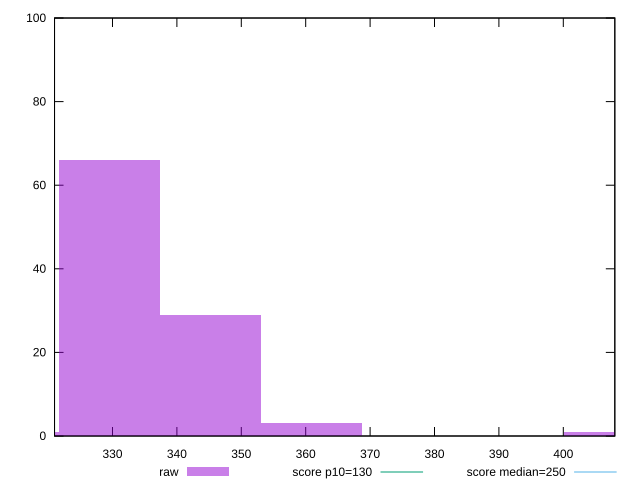

This chart was generated by the following gnuplot code:
reset

$raw <<EOF
360.92875479617476 3
329.5436456834639 66
345.23620023981937 29
313.8510911271085 1
408.00641846524104 1
EOF

set key outside below
set boxwidth 15.692554556355425
set xrange [321:408]
set yrange [0:100]
set trange [0:100]
set style fill transparent solid 0.5 noborder

set parametric
set terminal svg size 640, 490 enhanced background rgb 'white'
set output "reports/report_00031_2021-02-24T23-18-18.084Z/max-potential-fid/samples/astro/raw/histogram.svg"

plot $raw title "raw" with boxes, \
     130,t title "score p10=130", \
     250,t title "score median=250"

reset
